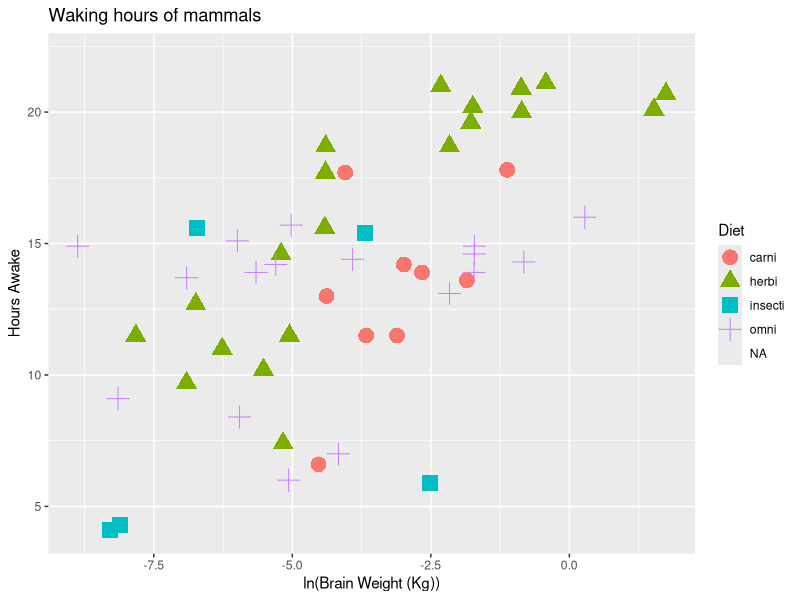
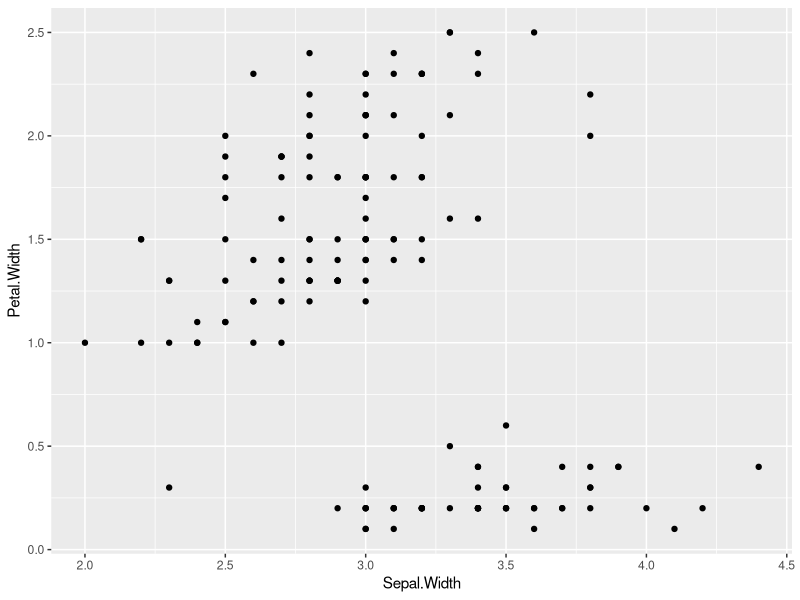
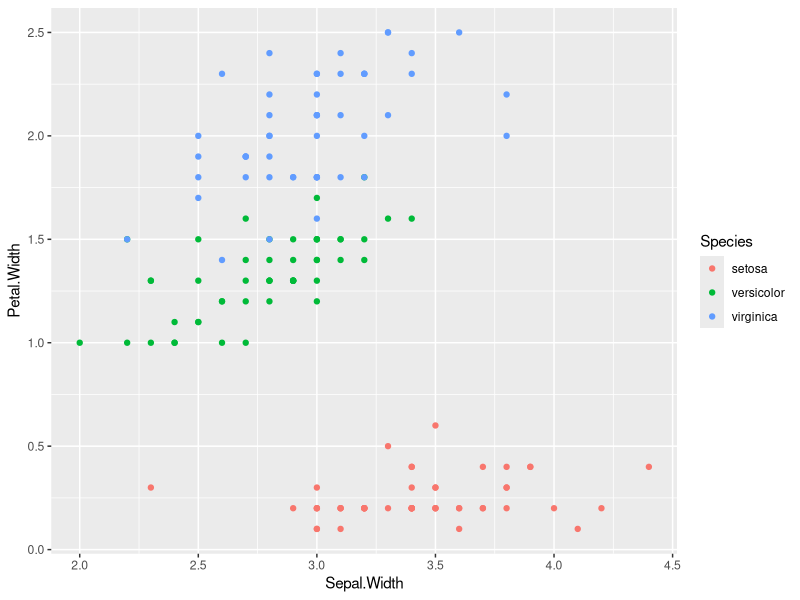
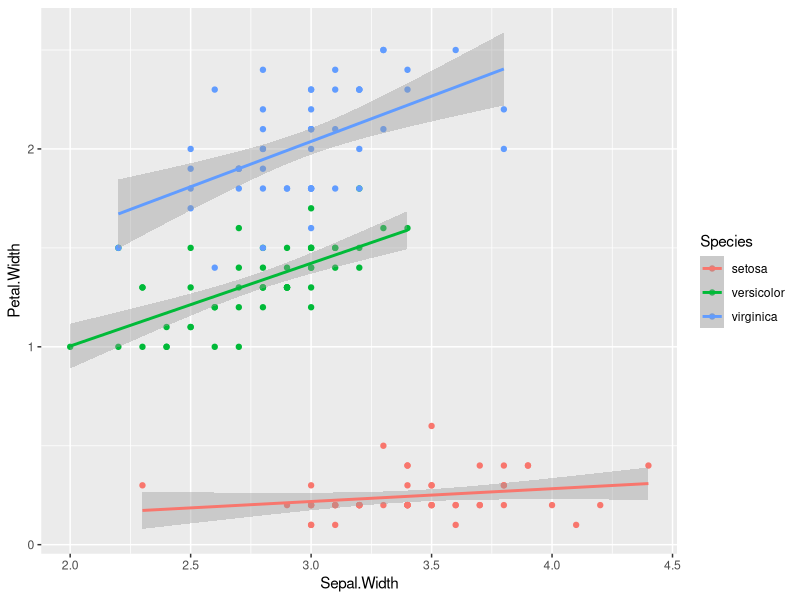
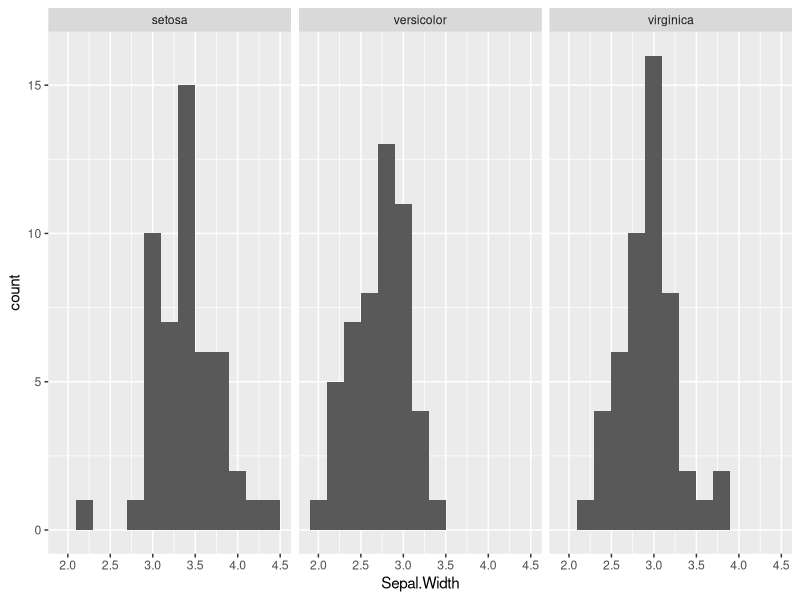
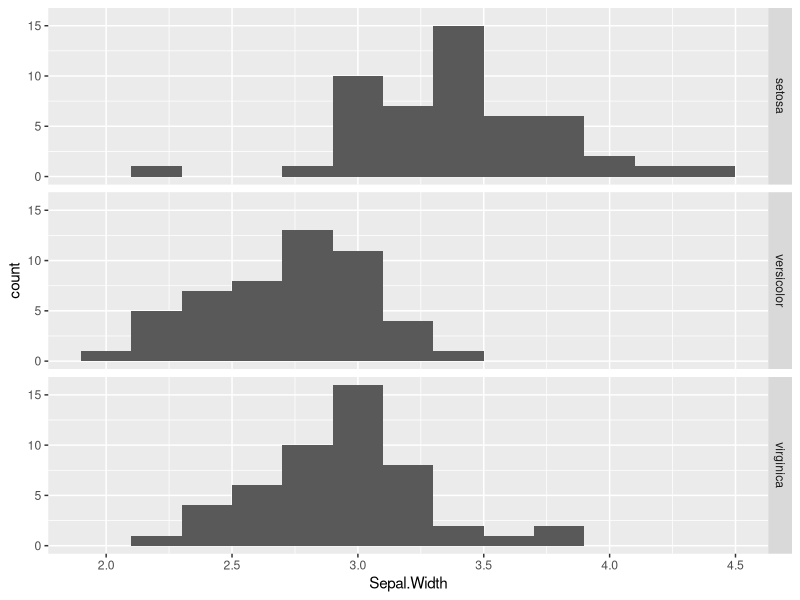
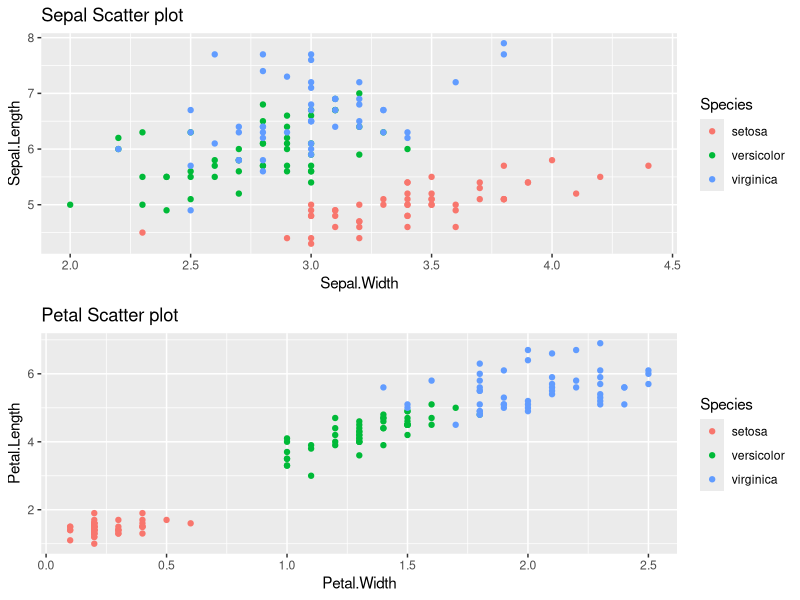
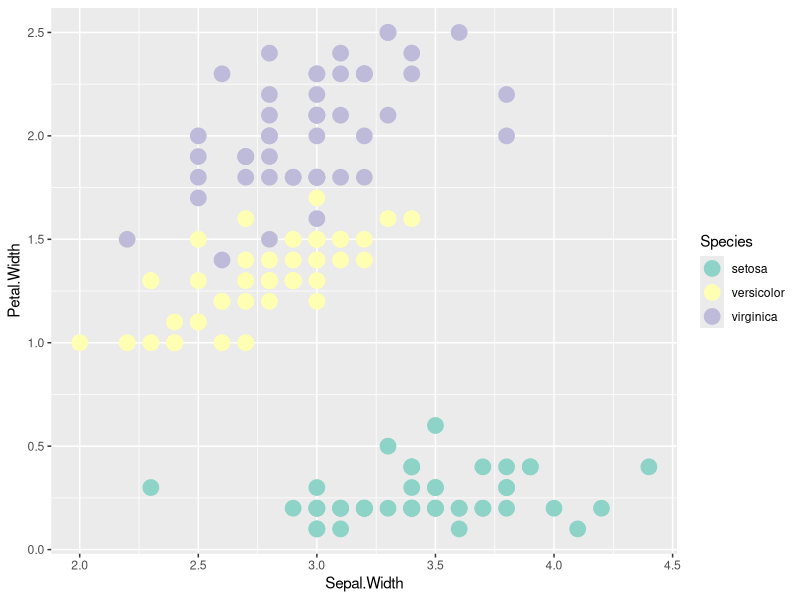

These figures' R source, in order:
## ---- chunk 1
library(ggplot2)
## ---- chunk 2
ggplot(msleep, aes(x = log(brainwt), y = awake)) + 
  geom_point(aes(color = vore, shape = vore), size = 5) +
  labs(title = "Waking hours of mammals",
       x = "ln(Brain Weight (Kg))",
       y = "Hours Awake",
       color = "Diet",
       shape = "Diet")
## ---- chunk 3
ggplot(iris, aes(x = Sepal.Width, y = Petal.Width)) + 
  geom_point() 
## ---- chunk 4
ggplot(iris, aes(x = Sepal.Width, y = Petal.Width)) + 
  geom_point(aes(color = Species)) 
## ---- chunk 5
ggplot(iris, aes(x = Sepal.Width, y = Petal.Width)) + 
  geom_point(aes(color = Species)) + 
  stat_smooth(method="lm", aes(color = Species))
## ---- chunk 6
ggplot(iris, aes(x = Sepal.Width)) +
  geom_histogram(binwidth = 0.2) + 
  facet_wrap( ~ Species)
## ---- chunk 7
ggplot(iris, aes(x = Sepal.Width)) + 
  geom_histogram(binwidth = 0.2) + 
  facet_grid(Species ~ .)
## ---- chunk 8
library(gridExtra)
## ---- chunk 9
g.sepal <- ggplot(iris, aes(x = Sepal.Width, y = Sepal.Length)) + 
  geom_point(aes(color = Species)) + ggtitle("Sepal Scatter plot")
g.petal <- ggplot(iris, aes(x = Petal.Width, y = Petal.Length)) + 
  geom_point(aes(color = Species)) + ggtitle("Petal Scatter plot")
## ---- chunk 10
grid.arrange(g.sepal, g.petal)
## ---- chunk 11
ggplot(iris, aes(x = Sepal.Width, y = Petal.Width)) + 
  geom_point(aes(color = Species), size = 5) +
  scale_color_brewer(palette = "Set3")
## ---- chunk 12
# making four graphs to show some different color pallettes
g.brew1 <- ggplot(iris, aes(x = Sepal.Width, y = Petal.Width)) + 
  geom_point(aes(color = Species), size = 4, alpha = 0.5) +
  scale_color_brewer(palette = "Set1") + ggtitle("ColorBrewer Set1")
g.brew2 <- ggplot(iris, aes(x = Sepal.Width, y = Petal.Width)) + 
  geom_point(aes(color = Species), size = 4, alpha = 0.5) +
  scale_color_brewer(palette = "Set2") + ggtitle("ColorBrewer Set2")
## ---- chunk 13
grid.arrange(g.brew1, g.brew2)
## ---- chunk 14
ggplot(iris, aes(x = Sepal.Width, y = Petal.Width)) + 
  geom_point(aes(color = Species), size = 4, alpha = 0.5) +
  scale_color_manual(values = c("#1BE7FF", "#6EEB83", "#FF9502")) + ggtitle("Manually Defined Colors")

## ---- chunk 15
# making four plots to then later display in a grid

g.bw <- ggplot(iris, aes(x = Sepal.Width, y = Petal.Width)) + 
  geom_point(aes(color = Species)) + 
  stat_smooth(method="lm", aes(color = Species)) + 
  theme_bw() + ggtitle("theme_bw")
g.minimal <- ggplot(iris, aes(x = Sepal.Width, y = Petal.Width)) + 
  geom_point(aes(color = Species)) + 
  stat_smooth(method="lm", aes(color = Species)) + 
  theme_minimal() + ggtitle("theme_minimal")
g.linedraw <- ggplot(iris, aes(x = Sepal.Width, y = Petal.Width)) + 
  geom_point(aes(color = Species)) + 
  stat_smooth(method="lm", aes(color = Species)) + 
  theme_linedraw() + ggtitle("theme_linedraw")
g.grey <- ggplot(iris, aes(x = Sepal.Width, y = Petal.Width)) + 
  geom_point(aes(color = Species)) + 
  stat_smooth(method="lm", aes(color = Species)) + 
  theme_grey() + ggtitle("theme_grey AKA default")
## ---- chunk 16
grid.arrange(g.bw, g.minimal, g.linedraw, g.grey)
## ---- chunk 17
theme_dned <- theme_bw() +
  theme(axis.text = element_text(size = rel(0.8),colour = "grey50"),
        plot.title = element_text(size = rel(1.2)),
        panel.grid.major = element_line(colour = "#643B0F"),
        panel.grid.minor = element_line(colour = NA ),
        panel.background = element_rect( fill = "#EFE0B9" ),
        plot.background = element_rect(fill = "#FFFFF0"))
## ---- chunk 18
theme_set(theme_dned)
## ---- chunk 19
ggplot(iris, aes(x = Sepal.Width, y = Petal.Width)) + 
  geom_point(aes(color = Species)) + 
  stat_smooth(method="lm", aes(color = Species))
## ---- chunk 20
theme_bw
